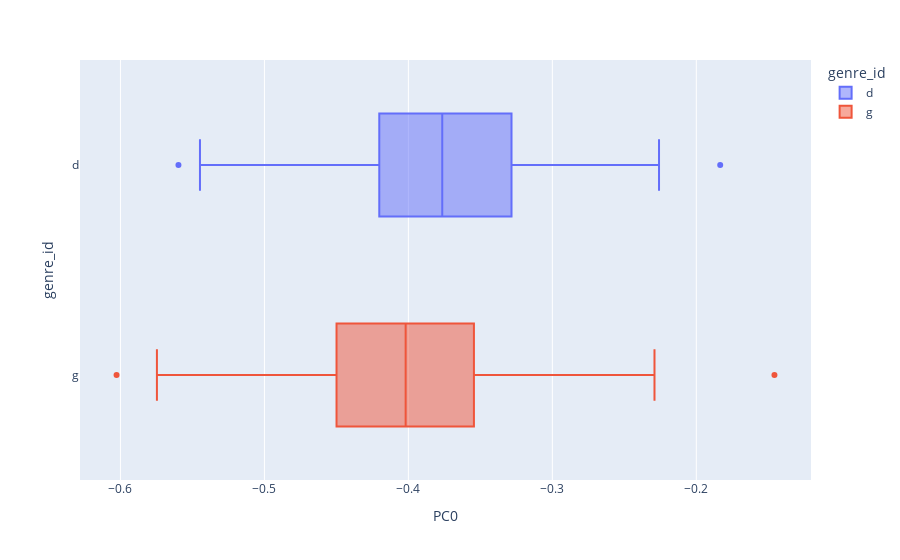

Notebook code cell kept with this figure:
### Markdown cell above
I am going to elect to stick to the visualizations necessary to answer the questions so as not to make the PDF submission excessively large. Hope that's OK.

## Part 2: Questions

### Question 1: Which genre has the more narrow range?

### Code cell
px.box(DCM, 'PC0', 'genre_id', color = 'genre_id', hover_name = 'doc')

### Figure 1 — Plotly figure (JSON) as saved in the notebook; plotly's stock layout.template omitted (floating-point values rounded to 4 significant figures; data arrays with more than 128 entries replaced by an {"elided": "..."} marker saying what was removed)
{"data": [{"alignmentgroup": "True", "hovertemplate": "<b>%{hovertext}</b><br><br>genre_id=%{y}<br>PC0=%{x}<extra></extra>", "hovertext": {"elided": "142 str values"}, "legendgroup": "d", "marker": {"color": "#636efa"}, "name": "d", "notched": false, "offsetgroup": "d", "orientation": "h", "showlegend": true, "type": "box", "x": {"elided": "142 float values"}, "x0": " ", "xaxis": "x", "y": {"elided": "142 str values"}, "y0": " ", "yaxis": "y"}, {"alignmentgroup": "True", "hovertemplate": "<b>%{hovertext}</b><br><br>genre_id=%{y}<br>PC0=%{x}<extra></extra>", "hovertext": {"elided": "178 str values"}, "legendgroup": "g", "marker": {"color": "#EF553B"}, "name": "g", "notched": false, "offsetgroup": "g", "orientation": "h", "showlegend": true, "type": "box", "x": {"elided": "178 float values"}, "x0": " ", "xaxis": "x", "y": {"elided": "178 str values"}, "y0": " ", "yaxis": "y"}], "layout": {"autosize": true, "boxmode": "overlay", "legend": {"title": {"text": "genre_id"}, "tracegroupgap": 0}, "margin": {"t": 60}, "xaxis": {"anchor": "y", "autorange": true, "domain": [0, 1], "range": [-0.6281, -0.1203], "title": {"text": "PC0"}, "type": "linear"}, "yaxis": {"anchor": "x", "autorange": true, "categoryarray": ["g", "d"], "categoryorder": "array", "domain": [0, 1], "range": [-0.5, 1.5], "title": {"text": "genre_id"}, "type": "category"}}}
